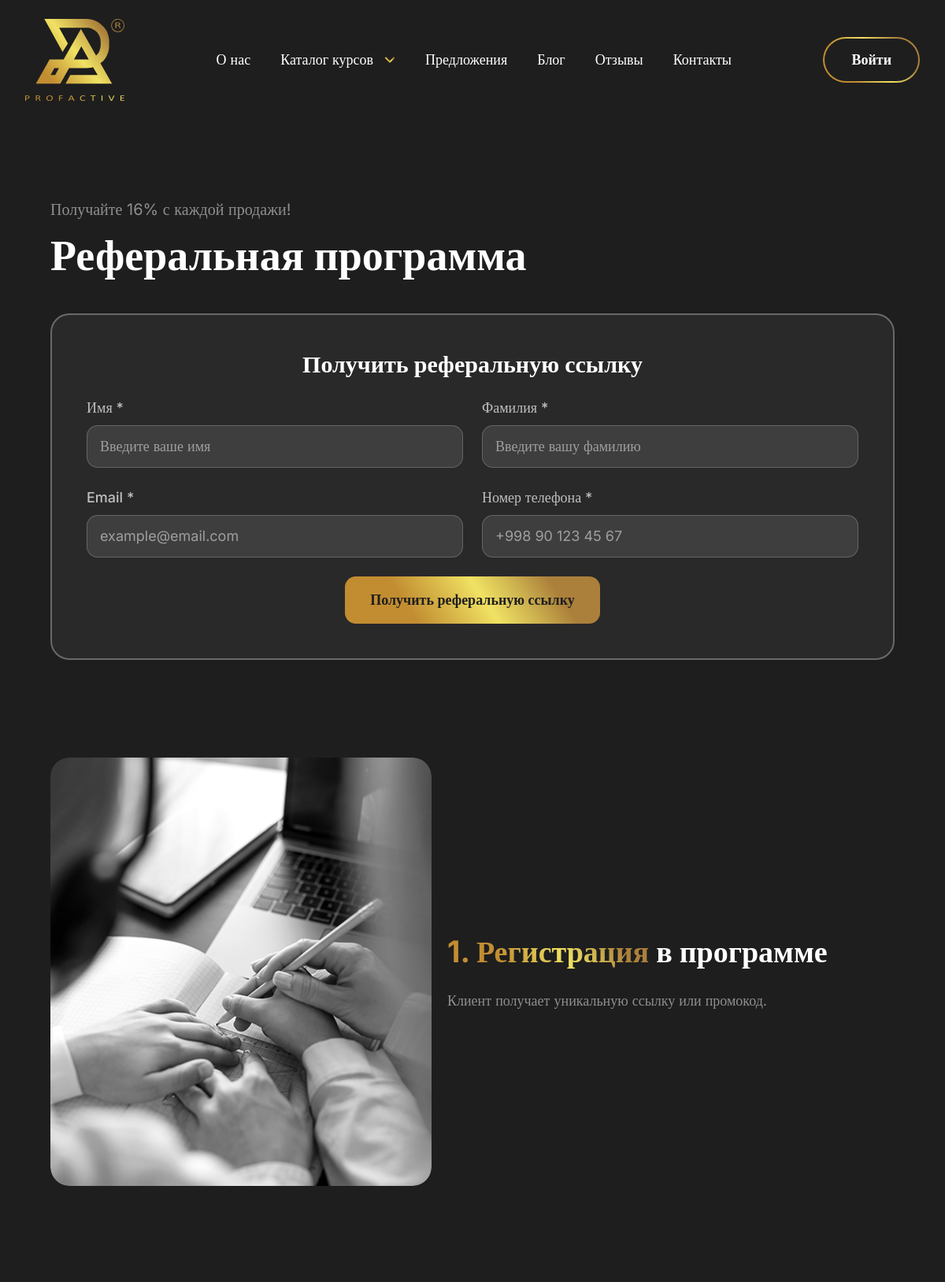
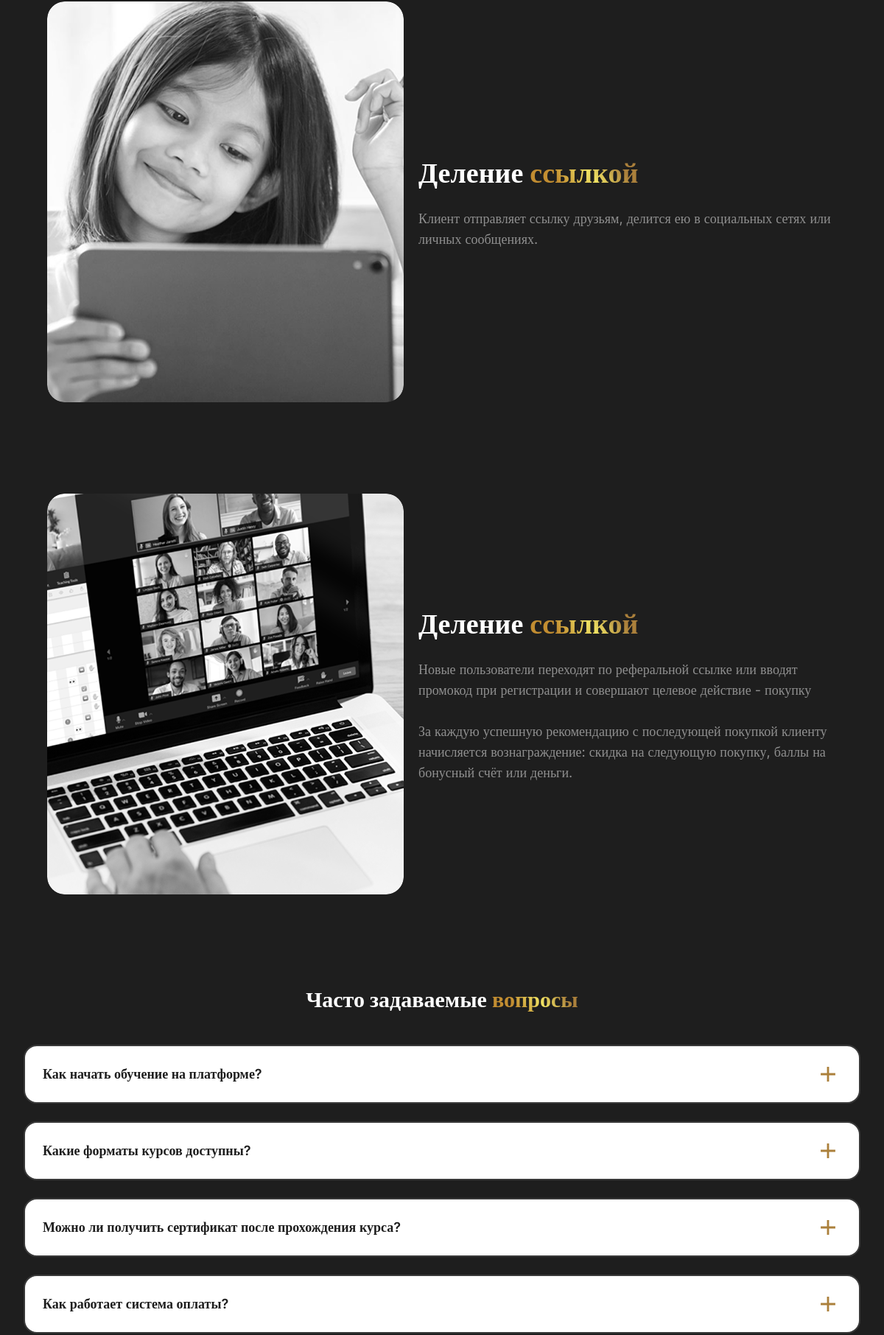
The page /referal/ (upper part) on the database its author committed (2 pictures, top to bottom).
### apps/website/models.py (models this page shows, shortened)
class FAQ(models.Model):
    question = models.CharField(
        max_length=500,
        verbose_name="Вопрос",
        help_text="FAQ вопрос"
    )
    answer = models.TextField(
        verbose_name="Ответ",
        help_text="FAQ ответ"
    )
    category = models.CharField(
        max_length=100,
        verbose_name="Категория",
        help_text="FAQ категория",
        blank=True,
        null=True
    )
    is_active = models.BooleanField(
        default=True,
        verbose_name="Активен",
        help_text="Активен ли FAQ"
    )
    order = models.PositiveIntegerField(
        default=0,
        verbose_name="Порядок",
        help_text="Порядок отображения"
    )
    created_at = models.DateTimeField(
        auto_now_add=True,
        verbose_name="Дата создания"
    )
    updated_at = models.DateTimeField(
        auto_now=True,
        verbose_name="Дата обновления"
    )
    class Meta:
        verbose_name = "FAQ"
        verbose_name_plural = "1. FAQ"
        ordering = ['order', 'created_at']

### apps/website/views.py (the view)
# urls.py: path('referal/', views.referal, name='referal'),
def referal(request):
    return render(request, 'referal.html')

### apps/website/context_processors.py (called while the page is built)
def faq_context(request):
    return {
        'faqs': FAQ.objects.filter(is_active=True).order_by('order', 'created_at')
    }

### templates/referal.html (shortened to what this page needs)
{% extends 'base.html' %}
{% load static %}
{% block content %}
<main class="container-base">
  <section class="mb-12 md:mb-20 lg:mb-31">
    <div class="pt-10 md:pt-17 lg:pt-25">
      <div class="mb-5 md:mb-8 lg:mb-11">
        <p class="text-white/50 lg:text-xl mb-3.5">
          Получайте 16% с каждой продажи! </p>
        <h2 class=" text-2xl md:text-4xl lg:text-[54px]">
          Реферальная программа
        </h2>
      </div>
      <div class="mb-12 md:mb-20 lg:mb-31">
        <div class="bg-white/5 border-2 border-white/30 rounded-3xl p-6 md:p-8 lg:p-11">
          <h3 class="text-xl md:text-2xl lg:text-3xl font-bold text-white mb-6 text-center">
            Получить реферальную ссылку
          </h3>
          <form id="referralForm" class="space-y-4 md:space-y-6">
            <div class="grid grid-cols-1 md:grid-cols-2 gap-4 md:gap-6">
              <div>
                <label for="first_name" class="block text-white/70 font-medium mb-2">Имя *</label>
                <input type="text" id="first_name" name="first_name" required
                  placeholder="Введите ваше имя"
                  class="w-full border border-white/20 rounded-[14px] px-4 py-3 text-white bg-white/10 placeholder:text-white/50 outline-none focus:border-white/50">
              </div>
              <div>
                <label for="last_name" class="block text-white/70 font-medium mb-2">Фамилия *</label>
                <input type="text" id="last_name" name="last_name" required
                  placeholder="Введите вашу фамилию"
                  class="w-full border border-white/20 rounded-[14px] px-4 py-3 text-white bg-white/10 placeholder:text-white/50 outline-none focus:border-white/50">
              </div>
            </div>
            <div class="grid grid-cols-1 md:grid-cols-2 gap-4 md:gap-6">
              <div>
                <label for="email" class="block text-white/70 font-medium mb-2">Email *</label>
                <input type="email" id="email" name="email" required
                  placeholder="example@email.com"
                  class="w-full border border-white/20 rounded-[14px] px-4 py-3 text-white bg-white/10 placeholder:text-white/50 outline-none focus:border-white/50">
              </div>
              <div>
                <label for="phone_number" class="block text-white/70 font-medium mb-2">Номер телефона *</label>
                <input type="tel" id="phone_number" name="phone_number" required
                  placeholder="+998 90 123 45 67"
                  class="w-full border border-white/20 rounded-[14px] px-4 py-3 text-white bg-white/10 placeholder:text-white/50 outline-none focus:border-white/50">
              </div>
            </div>
            <div class="text-center">
              <button type="submit"
                class="bg-gradient-display hover-opacity-75 font-semibold text-primary rounded-[14px] px-8 py-3 lg:py-4 text-lg">
                Получить реферальную ссылку
              </button>
            </div>
          </form>
        </div>
      </div>
      <div class="flex max-md:flex-col md:items-center justify-between gap-3 lg:gap-5 mb-8 md:mb-15 lg:mb-31">
        <div class="flex-1 md:max-w-121 aspect-square md:aspect-[484/544] relative overflow-hidden rounded-3xl">
          <img class="size-full object-cover" src="{% static 'assets/images/referall-img(4).png' %}" alt="images">
        </div>
        <div class="w-full max-w-145 flex-1">
          <h3 class="font-semibold text-xl lg:text-2xl lg:text-[38px] mb-2 lg:mb-6 w-full">
            <span class="text-gradient-display">1. Регистрация </span>
            в программе
          </h3>
          <p class=" text-white/50">
            Клиент получает уникальную ссылку или промокод.
          </p>
        </div>
      </div>
      <div class="flex max-md:flex-col md:items-center justify-between gap-3 lg:gap-5 mb-8 md:mb-15 lg:mb-31">
        <div class="flex-1 md:max-w-121 aspect-square md:aspect-[484/544] relative overflow-hidden rounded-3xl">
          <img class="size-full object-cover" src="{% static 'assets/images/referall-img(3).png' %}" alt="images">
        </div>
        <div class="w-full max-w-145 flex-1">
          <h3 class="text-xl lg:text-2xl lg:text-[38px] mb-2 lg:mb-6">
            Деление
            <span class="text-gradient-display">ссылкой</span>
          </h3>
          <p class=" text-white/50">
            Клиент отправляет ссылку друзьям, делится ею в социальных сетях или личных сообщениях.
          </p>
        </div>
      </div>
      <div class="flex max-md:flex-col md:items-center justify-between gap-3 lg:gap-5">
        <div class="flex-1 md:max-w-121 aspect-square md:aspect-[484/544] relative overflow-hidden rounded-3xl">
          <img class="size-full object-cover" src="{% static 'assets/images/referall-img(2).png' %}" alt="images">
        </div>
        <div class="w-full max-w-145 flex-1">
          <h3 class="text-xl lg:text-2xl lg:text-[38px] mb-2 lg:mb-6">
            Деление
            <span class="text-gradient-display">ссылкой</span>
          </h3>
          <p class="text-white/50">Новые пользователи переходят по реферальной ссылке или вводят промокод при
            регистрации и совершают целевое действие - покупку <br><br>
            За каждую успешную рекомендацию с последующей покупкой клиенту начисляется вознаграждение: скидка на
            следующую покупку, баллы на бонусный счёт или деньги.
          </p>
        </div>
      </div>
    </div>
  </section>
</main>
{% endblock %}

### templates/components/faq_component.html (shortened to what this page needs)
<section class="mt-6 mb-12 md:mb-20 lg:mb-31" id="faq-section" data-aos="fade-up">
  <div class="container-base">
    <h2 class="text-2xl md:text-3xl lg:text-basic-40 md:text-center mb-5 md:mb-8 lg:mb-11" data-aos="fade-up" data-aos-delay="100">
      Часто задаваемые
      <span class="text-gradient-display">вопросы</span>
    </h2>
    <div class="font-semibold space-y-4 lg:space-y-6" data-aos="fade-up" data-aos-delay="200">
      {% if faqs %}
        {% for faq in faqs %}
          <div x-data="{ open: false }" class="w-full" data-aos="fade-up" data-aos-delay="{{ forloop.counter0|add:300 }}">
            <button @click="open = !open"
              class="text-left bg-white w-full flex items-center justify-between border-2 border-brand-gray-700 rounded-[18px] py-3 lg:py-5 px-4 lg:px-6">
              <span class="text-lg/5 lg:text-basic-23/8.5 text-primary">
                {{ faq.question }}
              </span>
              <div class="p-2">
                <svg :class="open ? 'rotate-45' : ''" class="transition-transform duration-300" width="20" height="20"
                  viewBox="0 0 20 20" fill="none" xmlns="http://www.w3.org/2000/svg">
                  <path
                    d="M8.58325 8.5835V0.0834961H11.4166V8.5835H19.9166V11.4168H11.4166V19.9168H8.58325V11.4168H0.083252V8.5835H8.58325Z"
                    fill="#AB803B" />
                </svg>
              </div>
            </button>
          </div>
        {% endfor %}
      {% else %}
        <div class="text-center py-12">
          <div class="text-primary/50 text-lg">
            Пока нет вопросов
          </div>
        </div>
      {% endif %}
    </div>
  </div>
</section>

### rows shown on the page
FAQ: question "Как начать обучение на платформе?"
FAQ: question "Какие форматы курсов доступны?"
FAQ: question "Можно ли получить сертификат после прохождения курса?"
FAQ: question "Как работает система оплаты?"
